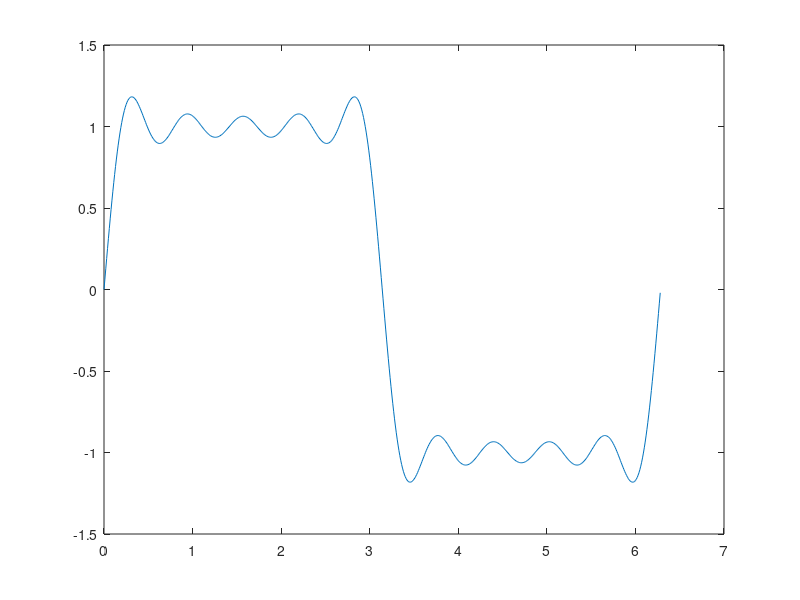

The MATLAB source for this figure:
%傅里叶级数
%一项傅里叶级数
t=0:0.01:2*pi;
y=sin(t);
y=y*4/pi;
plot(t,y);
pause(0.5);


%保留一次和三次谐波分量
y=sin(t)+1/3*sin(3*t);y=y*4/pi;
plot(t,y);
pause(0.5);


%保留一次、三次、五次、七次、九次谐波分量
y=sin(t)+1/3*sin(3*t)+1/5*sin(5*t)+sin(7*t)/7+sin(9*t)/9;
y=y*4/pi;
plot(t,y);
